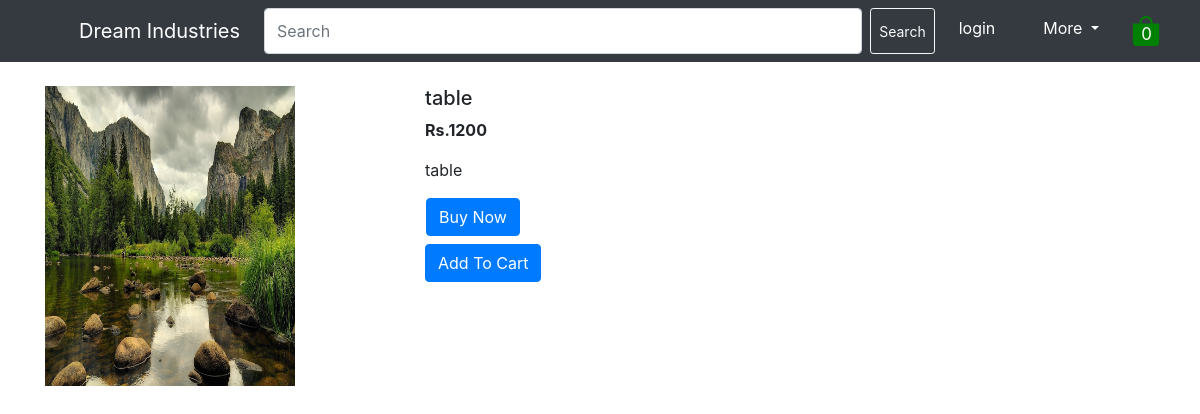
/shop/products/12, run on the app's committed database.
### shop/models.py (models this page shows, shortened)
class product(models.Model):
    product_id=models.AutoField
    product_name=models.CharField(max_length=50)
    desc=models.CharField(max_length=300)
    category= models.CharField(max_length=50, default="")
    sub_category= models.CharField(max_length=50, default="")
    price=models.IntegerField(default=0)
    pro_img=models.ImageField(upload_to="shop/image",default="")

### shop/views.py (the view)
# urls.py: path('products/<int:myid>',views.products,name='shopproducts')
def products(request,myid):
    prod=product.objects.filter(id=myid)
    return render(request,'product.html',{'product':prod[0]})

### shop/templates/product.html
{% extends "template.html" %}
{% block body %}
<div class="container my-4">
    <div class="row">
    <div class="col-md-4">
        <img src='/media/{{product.pro_img}}' width="250px" height="300px">
    </div>
    <div class="col-md-8">
        <h5>{{product.product_name}}</h5>
        <p><b>Rs.{{product.price}} </b></p>
        <p>{{product.desc}}</p>
    <div class="row mb-2"><button class="btn btn-primary mx-3">Buy Now</button></div>
        <button class="btn btn-primary">Add To Cart</button>
    </div>
    </div>
</div>
{% endblock %}

### data on the page
product: pro_img (picture), product_name "table", price "1200", desc "table"
